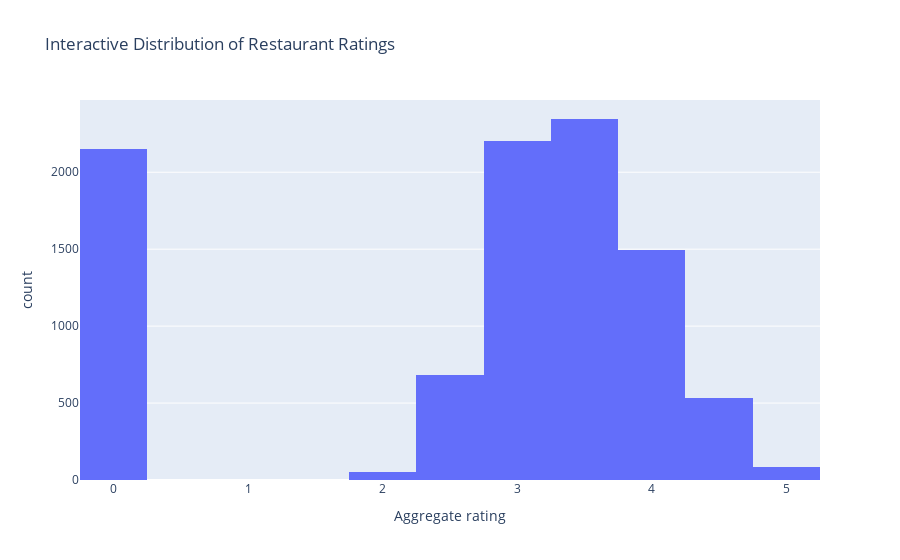

This figure's notebook cell:
### Code cell
import plotly.express as px

fig = px.histogram(
    df,
    x="Aggregate rating",
    nbins=20,
    title="Interactive Distribution of Restaurant Ratings",
    hover_data=df.columns
)

fig.show()

### Figure 1 — Plotly figure (JSON) as saved in the notebook; plotly's stock layout.template omitted (floating-point values rounded to 4 significant figures; data arrays with more than 128 entries replaced by an {"elided": "..."} marker saying what was removed)
{"data": [{"alignmentgroup": "True", "bingroup": "x", "hovertemplate": "Aggregate rating=%{x}<br>count=%{y}<extra></extra>", "legendgroup": "", "marker": {"color": "#636efa", "pattern": {"shape": ""}}, "name": "", "nbinsx": 20, "offsetgroup": "", "orientation": "v", "showlegend": false, "type": "histogram", "x": {"elided": "9551 float values"}, "xaxis": "x", "yaxis": "y"}], "layout": {"barmode": "relative", "legend": {"tracegroupgap": 0}, "title": {"text": "Interactive Distribution of Restaurant Ratings"}, "xaxis": {"anchor": "y", "domain": [0, 1], "title": {"text": "Aggregate rating"}}, "yaxis": {"anchor": "x", "domain": [0, 1], "title": {"text": "count"}}}}
